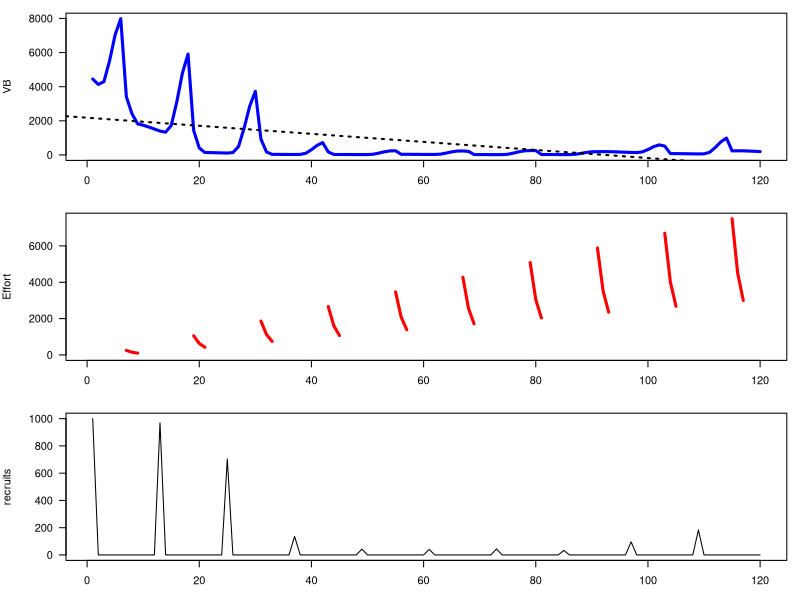

Write R code to recreate this figure.
### 10/30/2020 Turning generic AS model into monthly scallops 
#   -first make monthly
#   -then input more realistic scallop parms

### Remaining to do:
#     -Probably want to allow the scallops to live maybe 18 months? This would also allow for the possibility that some scallops can
#           -spawn twice. Seems ballpark that this would be a proportion <50% but greater than 10%
#     -make harvest season explicit (i.e. vulnerability off of age or month as opposed to size) or having a vul to harvest and vul to retention
#     -deal with animals that can spawn before they're killed, so need an aggregator to sum eggs in non-recruit months.
#     -consider spatial issues


scenario <- list( 
                 life = list(amax = 18,
                            Ro = 1000,
                            CR = 8,
                            vbk = 4/12,
                            vblinf = 65,
                            vbt0 = 0,
                            alw = 0.0001,
                            alwb = 3,
                            wmat = 12,
                            amat = 10,
                            msd = .1,
                            vlh = 50,
                            vsd = 5,
                            M = 0.2,
                            lorenzc = 1,
                            prob_spawn = c(0,0,0,0,0,0.1,
                                           0.2,0.5,0.8,0.8,0.2,0.1,
                                           0.3,0.5,1,1,1,1)),
                  catch = list(FM_flag = "q", #q or constant
                               q_flag = "constant", #constant or VB
                                effort = c(0,0,0,0,0,0,250,150,100,0,0,0), #rep(1000,12) for constant
                                q = 0.003,
                                U = 0.6,
                                qmax = .0005,
                                bag_unit = "gallon", #gallon or numbers
                                bag = c(2,2,2,2,2,2,3,2,1,2,2,2), # rep(2,12) for constant
                                season = c(0,0,0,0,0,0,1,1,1,0,0,0),#rep(1,12) for open
                                e_years = seq(1,30,length.out=10) #rep(1,10) for constant
                                ), 
                  sim = list(month = 120)
                  )

scallop_model_fun <- function(scenario){
  
  TLref <- scenario$life$vblinf*0.5 #calculate from life values
  #Life history vectors
    scenario$life.vec <- with(scenario$life,{
        life.vec <- data.frame(Age = seq(1,amax))
        life.vec$TL <- vblinf*(1-exp(-vbk*(life.vec$Age-vbt0)))
        life.vec$Wt <- (alw*(life.vec$TL)^alwb)
        life.vec$Vul <- 1/(1+exp(-(life.vec$TL-vlh)/vsd))
        life.vec$Surv <- exp(-(M*TLref/life.vec$TL))^lorenzc
        life.vec$Lo <- life.vec$Lfished <- vector(length=amax)
        life.vec$Lo[1] <- life.vec$Lfished[1] <- 1
        for (i in 2:amax){
          life.vec$Lo[i] <- life.vec$Lo[i-1]*life.vec$Surv[i-1]
          if(scenario$catch$FM_flag=='constant'){
            life.vec$Lfished[i] <- life.vec$Lfished[i-1]*life.vec$Surv[i-1]*(1-scenario$catch$U*life.vec$Vul[i-1])
          }else{
            pseudo.eff <- mean(sapply(scenario$catch$e_years, function(x) x*scenario$catch$season*scenario$catch$effort))
            life.vec$Lfished[i] <- life.vec$Lfished[i-1]*life.vec$Surv[i-1]*(1-(1-exp(-pseudo.eff*scenario$catch$q))*life.vec$Vul[i-1])
          }
          
        }
        life.vec$Mat <- 1/(1+exp(-(life.vec$Age-amat)/msd))
        life.vec$Fec <- .1*life.vec$Wt
        life.vec$prob_spawn <- 0
        life.vec$prob_spawn[1:12] <- prob_spawn[1:12]/sum(prob_spawn[1:12])
        life.vec$prob_spawn[13:18] <- prob_spawn[13:18]/sum(prob_spawn[13:18])
        return(life.vec)
    })
  #bag limit 
    #shell height to #'s per gallon
    sh2gal <- function(sh){
      (-6.704*sh + 480.96)/2
    }
    #switch for bag limit units
    scenario$catch <- within(scenario$catch,{
      if(bag_unit=='gallon'){
        maxcat <- bag*2.5          #theoretical max anyone can catch 
        catch.rate <- lapply(maxcat, function(x) seq(0,x,by=0.01))
        ret <- lapply(1:12, function(x) pmin(catch.rate[[x]],bag[x]))      #how many can be retained for every individual option of numbers caught
        p.legal <- rep(1,length(scenario$life.vec$Age))   #not actually bag but would be used if there was a minimum size limit like 1/(1+exp(-1.7*(TL-MLL)/0.07))
      }else if(bag_unit=="numbers"){
        maxcat <- ceiling(bag*2.5)#theoretical max anyone can catch 
        catch.rate <- lapply(maxcat, function(x) seq(0,x,by=1))
        ret <- lapply(1:12, function(x) pmin(catch.rate[[x]],bag[x]))       #how many can be retained for every individual option of numbers caught
        p.legal <- rep(1,length(scenario$life.vec$Age))   #not actually bag but would be used if there was a minimum size limit like 1/(1+exp(-1.7*(TL-MLL)/0.07))
      }
    })
  #per recruit section
    scenario$per.rec <- with(scenario$life.vec, {
      per.rec <- list()
      per.rec$epro_spawn <- sum(Lo*Fec*Mat*prob_spawn) #eggs-per-recruit unfished conditions
      per.rec$eprf_spawn <- sum(Lfished*Fec*Mat*prob_spawn) #eggs-per-recruit fished conditions
      per.rec$epro <- sum(Lo*Fec*Mat) #eggs-per-recruit unfished conditions
      per.rec$eprf <- sum(Lfished*Fec*Mat) #eggs-per-recruit fished conditions
      per.rec$bpro <- sum(Wt,Lo) #biomass-per-recruit unfished conditions
      per.rec$npro <- sum(Lo) #numbers-per-recruit unfished conditions
      per.rec$vbpro <- sum(Vul*Wt*Lo)  #vulnerable biomass per recruit unfished conditions
      per.rec$vbprf <- sum(Vul*Wt*Lfished) #vulnerable biomiass per recruit fished conditions
      per.rec$spr <- per.rec$epro/per.rec$eprf   #spawning potential ratio
      per.rec$bo <- scenario$life$Ro*per.rec$bpro #biomass at unfished condtions
      per.rec$no <- scenario$life$Ro*per.rec$npro #numbers at unfished conditions
      per.rec$vbo <- scenario$life$Ro*per.rec$vbpro  #vulnerable biomass at unfished conditions
      per.rec$kq <- 2/per.rec$bo   # scaling constant for abundance varying q (from Pine et al 2015)
      return(per.rec)
    })
  #recruitment calculations
    scenario$recruit <- with(scenario$per.rec,{
      recruit <- list()
      recruit$bha <- scenario$life$CR/epro #beverton holt a parm
      recruit$bhb <- (scenario$life$CR-1)/(scenario$life$Ro*epro) #beverton holt b parm
      recruit$bha_spawn <- scenario$life$CR/epro_spawn #beverton holt a parm
      recruit$bhb_spawn <- (scenario$life$CR-1)/(scenario$life$Ro*epro_spawn) #beverton holt b parm
      recruit$r.eq <- (recruit$bha*eprf-1)/(recruit$bhb*eprf) #equilibrium recruitment
      recruit$r.eq_spawn <- (recruit$bha_spawn*eprf_spawn-1)/(recruit$bhb_spawn*eprf_spawn) #equilibrium recruitment
      recruit$yield.eq <- scenario$catch$U*vbprf*recruit$r.eq
      return(recruit)
    })
  #declare locally for easy calling
    amax <- scenario$life$amax
    months <- scenario$sim$month
  #storage
    eggs <- N <- B <- VB <- hr <- yield_n <- yield_b <- cpue_n <- cpue_b <- qt <- et <- hcpue <- hpue <- pr_hr <- vector(length=months)
    hr_sel <- hr_harv <- nage <- matrix(0, months, amax)
  #initialization
    #numbers
      nage[1,1] <- scenario$life$Ro #initializing first year age structure
      #need the survivors from year before...
      nage[1,13] <- scenario$life$Ro*scenario$life.vec$Lo[13]
      #proc_err[1] = 0 #rnorm(1,0,sdpro) #first value of process error
      # N[1] <- sum(nage[1,]) #first value of total numbers
      B[1] <- sum(nage[1,]*scenario$life.vec$Wt) #first value of total biomass
      # VB[1] <- sum(nage[1,]*scenario$life.vec$Wt*scenario$life.vec$Vul) #first value of vulernable biomass
    #harvest
      #switch for catchability
      if(scenario$catch$q_flag == "constant"){
        qt[1] <- scenario$catch$q #Here fixing q at a constant
      }else if(scenario$catch$q_flag=='VB'){
        qt[1] <- scenario$catch$qmax/(1+scenario$per.rec$kq*B[1])
      }
      et[1] <- scenario$catch$effort[1] * scenario$catch$e_years[1] * scenario$catch$season[1] #Here fixing effort at a constant
      #swith for fishing mortality
      if(scenario$catch$FM_flag == "q"){ 
        # Here fixing q at a constant
        qt[1] <- scenario$catch$q                                                                  
        hr[1] <- 1-exp(-qt[1]*et[1])
      } else if (scenario$catch$FM_flag == "constant"){
        # Fixing hr as a constant U 
        hr[1] <- scenario$catch$U*scenario$catch$season[1]
      } 
      hr_sel[1,] <- hr[1]*scenario$life.vec$Vul #age-specific capture rate according to selectivity
      hr_harv[1,] <-  hr[1]*scenario$life.vec$Vul*scenario$catch$p.legal #age-specific capture of legally big animals (adjusting hr_sel for size limit)
      hcpue[1] <- sum(nage[1,]*hr_harv[1,])/et[1] #raw catch rates not accounting for bag *also not accounting for loss due to So
      hcpue[1] <- ifelse(is.nan(hcpue[1]),0,hcpue[1])  #trap for cases where effort <- 0, will throw div0 errors (NaN)
      if(scenario$catch$bag_unit=="gallon"){
        require(truncnorm)
        #using a half-normal truncated at zero to get the density of 
        dens.catch <- dtruncnorm(scenario$catch$catch.rate[[1]], a=0, mean=hcpue[1], sd=hcpue[1]*0.4)
        dens.catch <- dens.catch/sum(dens.catch) #need to sum to 1 to prevent loss from density range
        hpue[1] <- sum(dens.catch*scenario$catch$ret[[1]])  #rate of actually harvestable fish accounting for bag and size
      }else{
        dens.catch <- dpois(scenario$catch$catch.rate[[1]],hcpue[1])
        dens.catch <- dens.catch/sum(dens.catch) #need to sum to 1 to prevent loss from density range
        hpue[1] <- sum(dens.catch*scenario$catch$ret[[1]])  #rate of actually harvestable fish accounting for bag and size
      }
      
      pr_hr[1] <- (hpue[1]/hcpue[1])  #probability of actually harvesting fish of legal size
      pr_hr[1] <- ifelse(is.nan(pr_hr[1]),0,pr_hr[1]) #Another trap, becuase hcpue could be 0
      yield_n[1] <- sum(hr_harv[1,]*pr_hr[1]*nage[1,])
      yield_b[1] <- sum(hr_harv[1,]*pr_hr[1]*nage[1,]*scenario$life.vec$Wt) 
      cpue_n[1] <- yield_n[1]/et[1] #first value of cpue
      cpue_b[1] <- yield_b[1]/et[1] #first value of cpue
  #time keeper
    timer <- seq(1,months) %% 12
    timer[timer==0] <- 12
    yr.timer <- rep(seq(1,months/12),each=12)
  #simulate
    for(i in 2:months){
        #check if alive

        #recruitment
          # nage[i,1] <- 0              #the recruitment without process error
          if((i %% 12)==1){
            eggs[i-1] <- sum(scenario$life.vec$Fec * scenario$life.vec$Mat * t(nage[(i-12):(i-1),])*scenario$life.vec$prob_spawn)

            nage[i,1] <- scenario$recruit$bha_spawn*eggs[i-1]/(1+scenario$recruit$bhb_spawn*eggs[i-1])              #the recruitment without process error
          }

        #nage[i,1] = bha*eggs[i-1]/(1+bhb*eggs[i-1])                          #the recruitment without process error
        #nage[i,1] = bha*eggs[i-1]/(1+bhb*eggs[i-1])*exp(proc_err[i-1])       #the recruitment each year, a product of beverton holt, eggs, and process error ****note this is going to be changed to be a function of a habitat dependent b parmameter, see DD habitat excel file
        #Natural mortality
          #Only have age 1 at this point, so need to fill in other ages to calculate catch rates
          nage[i,2:amax] <- nage[i-1,1:(amax-1)]*scenario$life.vec$Surv[1:(amax-1)] #Note this assumes NO natural mortality yet, so these are theoretical catch rates if we think M happens before F in annual cycle
        #bag limit
          #switch for catchability
          if(scenario$catch$q_flag == "constant"){
            qt[i] <- scenario$catch$q #Here fixing q at a constant
          }else if(scenario$catch$q_flag=='VB'){
            qt[i] <- scenario$catch$qmax/(1+scenario$catch$kq*B[i])
          }
          et[i] <- scenario$catch$effort[timer[i]] * scenario$catch$e_years[yr.timer[i]] * scenario$catch$season[timer[i]] #Here fixing effort at a constant
          #swith for fishing mortality
          if(scenario$catch$FM_flag == "q"){ 
            # Here fixing q at a constant
            qt[i] <- scenario$catch$q                                                                  
            hr[i] <- 1-exp(-qt[i]*et[i])
          } else if (scenario$catch$FM_flag == "constant"){
            # Fixing hr as a constant U 
            hr[i] <- scenario$catch$U * scenario$catch$season[timer[i]]
          } 
          hr_sel[i,] <- hr[i]*scenario$life.vec$Vul
          hr_harv[i,] <- hr[i]*scenario$life.vec$Vul*scenario$catch$p.legal
          hcpue[i] <- sum(nage[i,]*hr_harv[i,])/et[i] #expected catch rate of harvestable fish
          hcpue[i] <- ifelse(is.nan(hcpue[i]),0,hcpue[i])  #div0 trap for effort = 0
          if(scenario$catch$bag_unit=="gallon"){
            #using a half-normal truncated at zero to get the density of 
            dens.catch <- dtruncnorm(scenario$catch$catch.rate[[timer[i]]], a=0, mean=hcpue[i], sd=hcpue[i]*0.4)
            dens.catch <- dens.catch/sum(dens.catch) #need to sum to 1 to prevent loss from density range
            hpue[i] <- sum(dens.catch*scenario$catch$ret[[timer[i]]])  #rate of actually harvestable fish accounting for bag and size
          }else{
            dens.catch <- dpois(scenario$catch$catch.rate[[timer[i]]],hcpue[i])
            dens.catch <- dens.catch/sum(dens.catch) #need to sum to 1 to prevent loss from density range
            hpue[i] <- sum(dens.catch*scenario$catch$ret[[timer[i]]])  #rate of actually harvestable fish accounting for bag and size
          }
          pr_hr[i] <- pmax(0,pmin((hpue[i]/hcpue[i]),1))  #probabilty of actually harvesting (i.e. landing)
          pr_hr[i] <- ifelse(is.nan(pr_hr[i]),0,pr_hr[i])  #trap for effort =0...meaning hcpue=0
        #Mortality
          nage[i,2:amax] <- nage[i-1,1:(amax-1)]*(1-hr_harv[i,1:(amax-1)] * pr_hr[i]) * scenario$life.vec$Surv[1:(amax-1)]
          #nage[i,j] = nage[i-1,j-1]*Surv[j-1]*(1-Vul[j-1]*hr[i-1])
        #Summarize B for use in catchability
          B[i] = sum(nage[i,] * scenario$life.vec$Wt)
    }
  #Summary (no need to be in for loop)
      N <- rowSums(nage)    #total numbers, sum of numbers at each age
      VB <- nage%*%(scenario$life.vec$Wt*scenario$life.vec$Vul) #vulernable biomass, sum of numbers at age * weight at age * vul at age
      yield_n <- rowSums(hr_harv*nage*pr_hr)#yeild in numbers
      yield_b <-  rowSums(hr_harv*(nage%*%diag(scenario$life.vec$Wt))*pr_hr) #yeild in biomass
      cpue_n <- yield_n/et   #cpue in numbers, yeild/effort
      cpue_b <- yield_b/et  #cpue in bimoass, yeild/effort
      recruits <- nage[,1]
  #return
    ret.l <- list(scenario = scenario,
                  results=data.frame(time = 1:scenario$sim$month,
                                      N = N,
                                      eggs = eggs,
                                      B = B,
                                      VB = VB,
                                      recruits = recruits,
                                      yield_n = yield_n,
                                      yeild_b = yield_b,
                                      cpue_n = cpue_n,
                                      cpue_b = cpue_b,
                                      et = et,
                                      qt = qt,
                                      hcpue = hcpue,
                                      hpue = hpue,
                                      hr = hr,
                                      pr_hr = pr_hr),
                  matrix = list(nage = nage,
                                hr_sel = hr_sel,
                                hr_harv = hr_harv))
    return(ret.l)
}
###-----------------------------------------------------
#    Run
###-----------------------------------------------------
  run1 <- scallop_model_fun(scenario)

  #Simple plot of VB, effort
    with(run1$results,{
        par(mfrow=c(3,1), mar=c(3,5,1,1), las=1, mgp=c(4,1,0))
        plot(time, VB, type="l", col="blue", 
             lwd=3, ylim=c(0, max(VB)))
        abline(lm(VB~time), lwd=2, lty=3)
        et2 <- et
        et2[et2==0] <- NA
        plot(time, et2, col="red", lwd=3, type='l', 
             ylim=c(0,max(et2,na.rm=T)), ylab="Effort")
        plot(time, recruits, type='l')
    })
    
